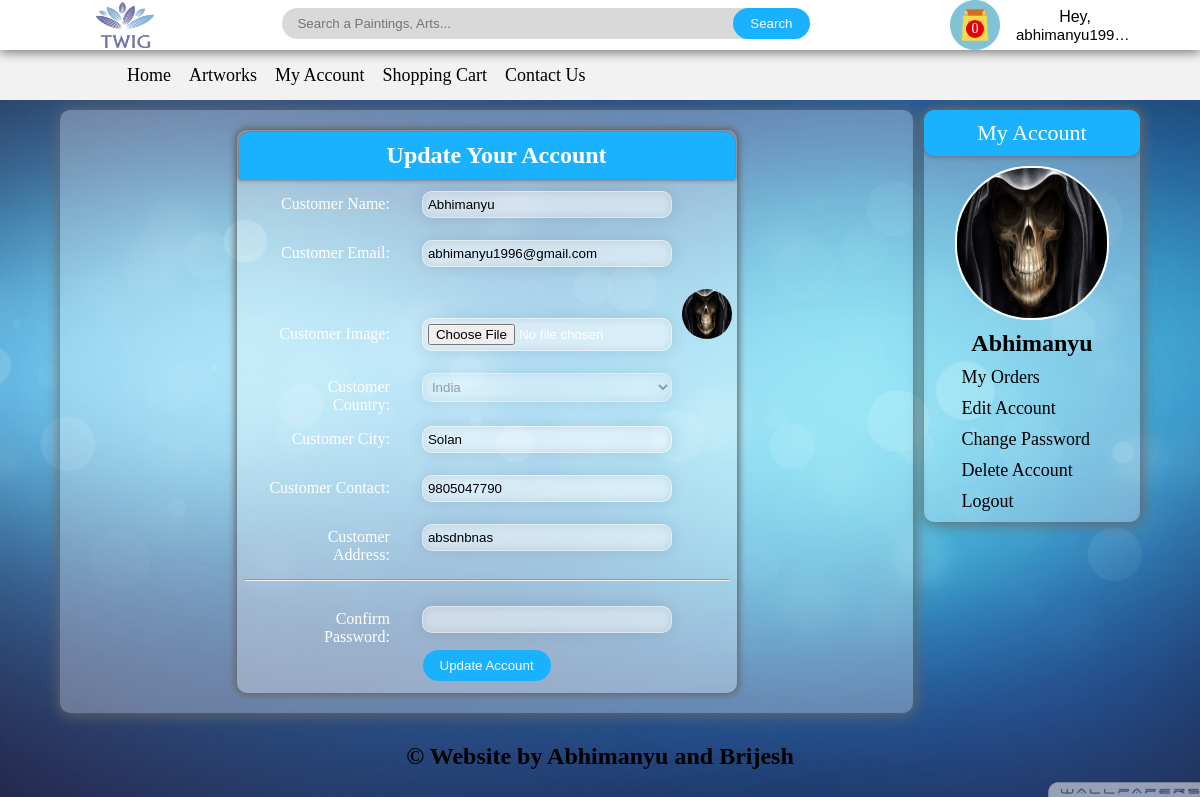
Screenshot of /ecommerce/customer/my_account.php?edit_account (signed in) with the database file from the repository.
### tables this page shows
CREATE TABLE `customers` (
  `customer_id` int(10) NOT NULL,
  `customer_ip` varchar(255) NOT NULL,
  `customer_name` text NOT NULL,
  `customer_email` varchar(100) NOT NULL,
  `customer_pass` varchar(100) NOT NULL,
  `customer_country` text NOT NULL,
  `customer_city` text NOT NULL,
  `customer_contact` varchar(255) NOT NULL,
  `customer_image` text NOT NULL,
  `customer_address` text NOT NULL
);

### ecommerce/customer/edit_acc.php (the view, shortened to what this page needs)
				<?php
					include("../includes/db.php");
					$user = $_SESSION['customer_email'];
					$get_customer = "select * from customers where customer_email='$user'";
					$run_customer=mysqli_query($con,$get_customer);
					$row_customer = mysqli_fetch_array($run_customer);
					$name = $row_customer['customer_name'];
					$email = $row_customer['customer_email'];
					$country = $row_customer['customer_country'];
					$city = $row_customer['customer_city'];
					$contact = $row_customer['customer_contact'];
					$address = $row_customer['customer_address'];
					$image = $row_customer['customer_image'];
				?>
<form action="" method="post" enctype="multipart/form-data">
	<table align="center" width="750" id="outerbox">
		<tr align="center">
			<td colspan="2" id="tabletop"><h2>Update Your Account</h2></td>
		</tr>
							<tr>
								<td align="right">Customer Name: </td>
								<td><input type="text" name="c_name" value="<?php echo $name; ?>" required /></td>
							</tr>
							<tr>
								<td align="right">Customer Email:</td>
								<td><input type="text" name="c_email"value="<?php echo $email; ?>" required ></td>
							</tr>
							<tr>
								<td align="right">Customer Image:</td>
								<td><input type="file" name="c_image"><img src="customer_images/<?php echo $image; ?>" width="50" height="50" style="margin-left:10px; border-radius:50px;;" "></td>
							</tr>
							<tr>
								<td align="right">Customer Country:</td>
								<td>
								<select name="c_country" disabled>
									<option><?php echo $country; ?></option>
								</select>
								</td>
							</tr>
							<tr>
								<td align="right">Customer City:</td>
								<td><input type="text" name="c_city" value="<?php echo $city; ?>" required></td>
							</tr>
							<tr>
								<td align="right">Customer Contact: </td>
								<td><input type="text" name="c_contact"value="<?php echo $contact; ?>" pattern="[0-9]{10}" required></td>
							</tr>
							<tr>
								<td align="right">Customer Address:</td>
								<td><input type="text" name="c_address" value="<?php echo $address; ?>" required></textarea></td>
							</tr>
							<tr>
								<td colspan="2" style="padding:5px;" ><hr></td>
							</tr>
							<tr>
								<td align="right">Confirm Password:</td>
								<td><input type="password" name="c_pass" required ></td>
							</tr>
							<tr align="center">
								<td colspan="2" align="center" style="padding:0;"><input type="submit" name="update" value="Update Account" /></td>
							</tr>
						</table>
					</form>

### ecommerce/customer/my_account.php (shortened to what this page needs)
<!DOCTYPE>
<?php
	include("../functions/functions.php");
?>
<html>
	<head>
		<link rel="stylesheet" href="styles/stylel.css" media="all" />
	</head>
	<body style="background-image: url('../images/bg.jpg');">
		<div class="top_wrapper">
			<div class="header_wrapper" align="center">
				<a href="../index.php" style="float:left;"> <img id="logo" src="../images/logo.png" /> </a>
				<div class="headerelements">
					<a href="../cart.php">
						<div id="cartbox" style="background-image:url('../images/cartimg.png');" >
							<div id="carttext">
							</div>
						</div>
					</a>
					<div id="signinbox" style="" >
						<div class="dropdown">
					<?php if(!isset($_SESSION['customer_email'])){
						echo "<button class='dropbtn'>Sign In</button>";
						}
						else{
							echo "<button class='dropbtn'>Hey, <span style=' overflow:hidden;text-overflow: ellipsis; font-size:15px;white-space:nowrap;display:block;'>".$_SESSION['customer_email']."</span></button>";
						}
					?>
						</div>
					</div>
				</div>
				<div id="form" align="center">
					<form method="get" action="results.php" enctype="multipart/form-data">
						<input type="text" name="user_query" placeholder="Search a Paintings, Arts..." onfocus="document.getElementsByClassName('main_wrapper')[0].style.opacity = '0.8';" onblur="document.getElementsByClassName('main_wrapper')[0].style.opacity = '1';" />
						<input type="submit" name="search" value="Search" />
					</form>
				</div>
			</div>
			<div class="menubar">
				<ul id="menu">
					<li><a href="../index.php">Home</a></li>
					<li><a href="../all_products.php">Artworks</a></li>
					<li><a href="my_account.php">My Account</a></li>
					<li><a href="../cart.php">Shopping Cart</a></li>
					<li><a href="../contact_us.php">Contact Us</a></li>
				</ul>
			</div>
		</div>
		<div class="main_wrapper">
			<div class="content_wrapper">
				<div id="content_area" >
				<?php
				$user = $_SESSION['customer_email'];
					$get_img = "select * from customers where customer_email='$user'";
					$run_img=mysqli_query($con,$get_img);
					$row_img = mysqli_fetch_array($run_img);
					$c_image = $row_img['customer_image'];
					$c_name = $row_img['customer_name'];
				?>
					<div id="products_box">
					<?php
					 if(isset($_GET['edit_account'])){
						include("edit_acc.php");
					 }
					?>
					</div>
				</div>
				<div id="sidebar">
					<div id="sidebar_title">My Account</div>
					<ul id="cats">
					<?php
					echo "<p style='text-align:center;'><img src='customer_images/$c_image' style='border:2px solid white;margin:10px auto;border-radius:75px;' width='150' height='150'></p>
					<h2 style='text-align:center;'>$c_name</h2>";
					?>
					<li><a href="my_account.php?my_orders">My Orders</a></li>
					<li><a href="my_account.php?edit_account">Edit Account</a></li>
					<li><a href="my_account.php?change_pass">Change Password</a></li>
					<li><a href="my_account.php?delete_account">Delete Account</a></li>
					<li><a href="../logout.php">Logout</a></li>
					</ul>
				</div>
			</div>
			<div id="footer" style="clear:both;margin-bottom:10px;">
			<h2 style="text-align:center;padding-top:10px;">&copy; Website by Abhimanyu and Brijesh	</h2>
			</div>
		</div>
	</body>
</html>

### ecommerce/customer/styles/stylel.css (style rules this page uses)
html, body, div, span, applet, object, iframe, h1, h2, h3, h4, h5, h6, p, blockquote, pre, a, abbr, acronym, address, big, cite, code, del, dfn, em, img, ins, kbd, q, s, samp, small, strike, strong, sub, sup, tt, var, b, u, i, center, dl, dt, dd, ol, ul, li, fieldset, form, label, legend, table, caption, tbody, tfoot, thead, tr, th, td, article, aside, canvas, details, embed, figure, figcaption, footer, header, hgroup, menu, nav, output, ruby, section, summary, time, mark, audio, video { margin: 0; padding: 0; border: 0; vertical-align: baseline; }
body { background: url(images/bg.jpg) no-repeat center center fixed; -webkit-background-size: cover; -moz-background-size: cover; -o-background-size: cover; background-size: cover; min-width:840px; background-attachment: fixed; }
.main_wrapper { width:90%; height:auto; margin:10px auto; }
.top_wrapper { width:100%; height:auto; margin:auto; }
.header_wrapper { width:100%; min-width:840px; height:50px; margin:auto; background:white; position:fixed; z-index:1000; box-shadow: 0px 3px 10px grey; }
#logo { margin:2px; margin-left:80px; width:90px; height:46px; }
.content_wrapper { margin:auto; }
#content_area { width:79%; float:left; margin:0 auto; margin-bottom:20px; background:rgba(255,255,255,0.3); box-shadow: 1px 1px 15px 1px #666666; border-radius:10px; }
.menubar { width:100%; height:50px; background:#f2f2f2; margin:auto; position:relative; padding-top:50px; text-align: justify; -ms-text-justify: distribute-all-lines; text-justify: distribute-all-lines; clear: both }
#menu { margin: 0 10%; line-height:50px; text-align: justify; -ms-text-justify: distribute-all-lines; text-justify: distribute-all-lines; }
#menu li { list-style:none; display:block; display: inline-block; vertical-align: top; }
#menu a { border-radius: 30px; text-decoration:none; padding:7px; margin:auto; font-size:18px; font-family:"playfair display",serif; color:black; }
#form { margin:auto; padding-right:8px; line-height:45px; }
#sidebar { width:20%; float:right; background:rgba(255,255,255,0.3); box-shadow: 1px 1px 15px 1px #666666; border-radius:10px; margin-bottom:20px; }
#sidebar_title { border-radius:10px; background:#1ab2ff; color:white; font-size:22px; font-family:"playfair display", serif; padding:10px; text-align:center; box-shadow: 0 0 5px 1px rgba(102,102,102,0.8); }
#cats li { list-style:none; margin:10px; margin-left:15%; }
#cats a { text-decoration:none; color:black; font-size:18px; font-family:"playfair display",serif; padding:5px; }
#products_box { width:90%; margin: 20px auto; text-align: center; clear: both }
#footer { margin-bottom:20px; height:60px; width:100%; clear:both; }
input[name=user_query] { border-radius:25px; width:40%; padding:8px 15px; background:rgb(217, 217, 217); border:0px solid #dbdbdb; }
input[name=search] { border-radius:25px; position:relative; padding:6px 15px; left:-30px; border:2px solid #1ab2ff; background-color:#1ab2ff; color:#fafafa; }
.headerelements { width:200px; float:right; height:100%; margin-right:50px; }
#cartbox { width:50px; height:50px; background-size: 50px 50px; background-repeat: no-repeat; float:left; }
#carttext { font-family:COMIC SANS MS; width:18px; height:18px; font-size:14px; background-color: #e60000; border-radius: 15px; margin-top:20px; color:white; vertical-align:middle; line-height:18px; }
#signinbox { width:150px; height:50px; float:right; }
.dropbtn { vertical-align:middle; width:130px; height:50px; background-color: white; color: black; font-size: 16px; border: none; cursor: default; border-radius:10px 10px 0 0; display: block; }
.dropdown { position: relative; display: inline-block; }

### rows the page displays
customers: c_name "Abhimanyu", customer_image (picture), c_country "India", c_city "Solan", c_address "absdnbnas", customer_name "Abhimanyu"

### other values shown
$count_items "0"
$_SESSION['customer_email'] "abhimanyu199…"
